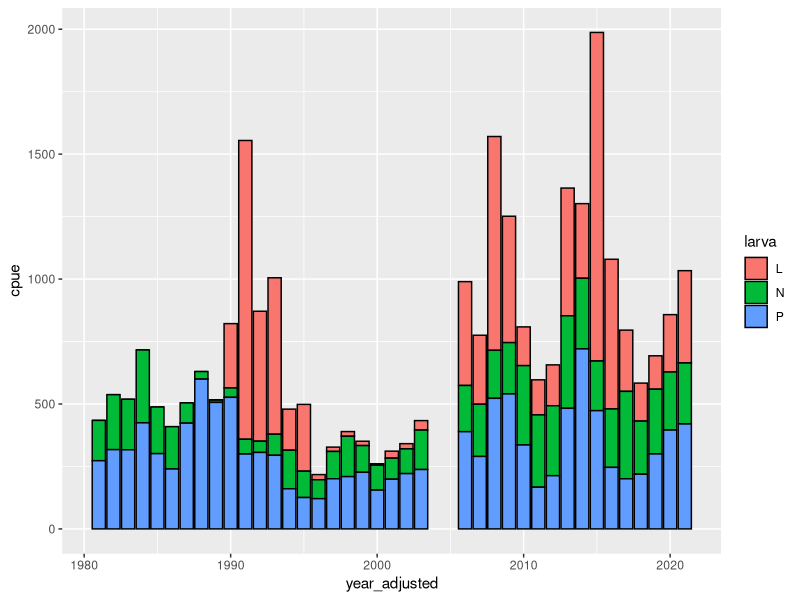
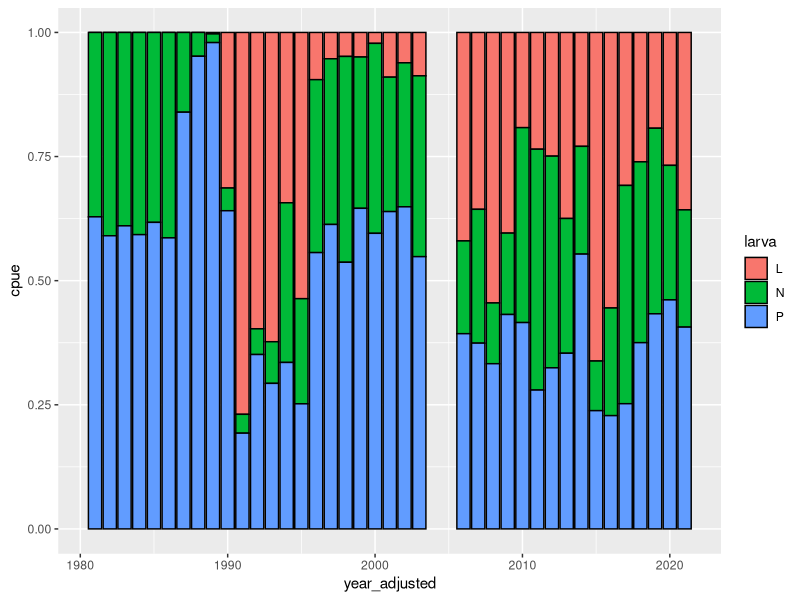
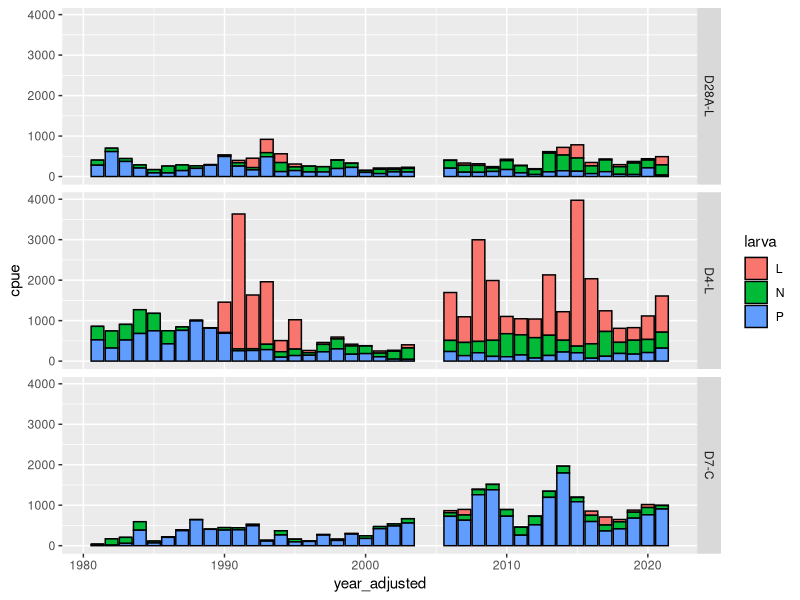
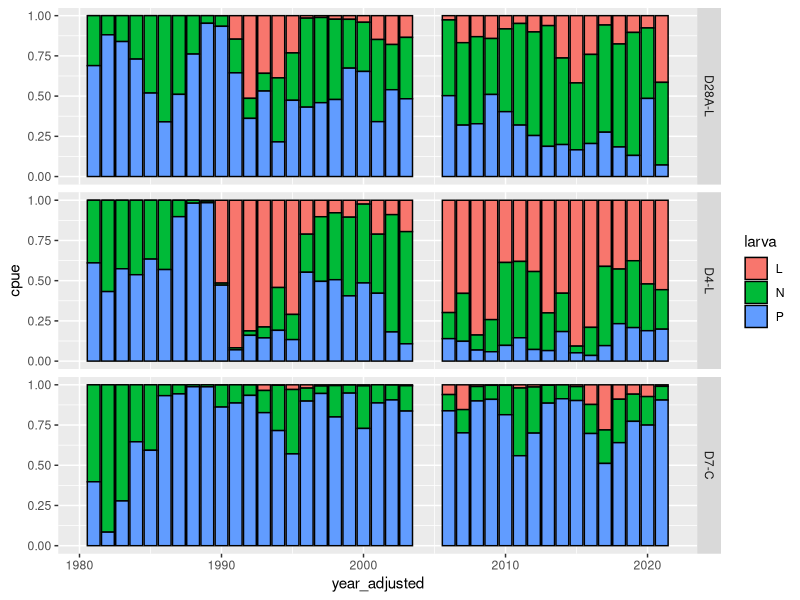
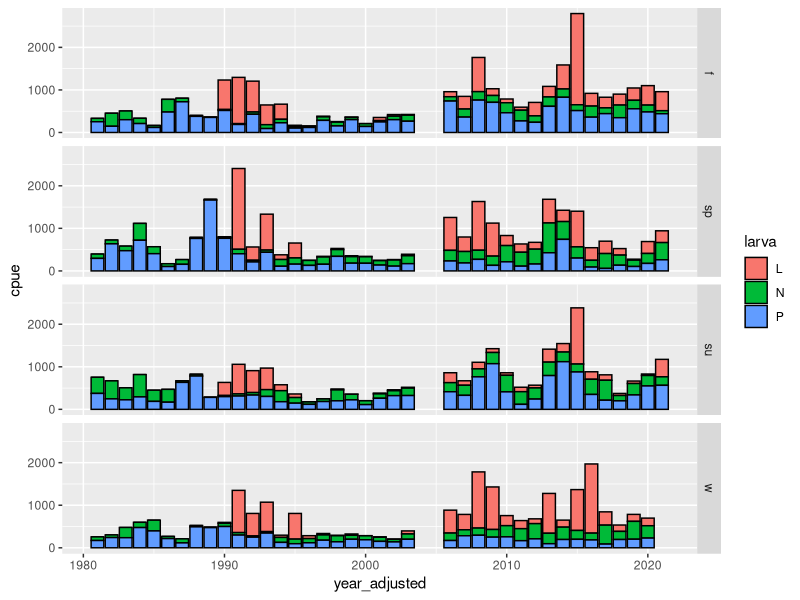
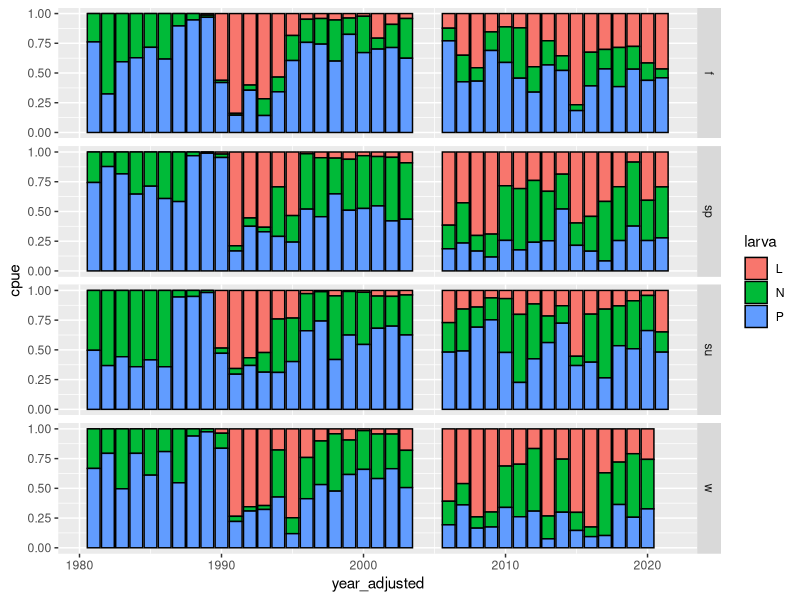
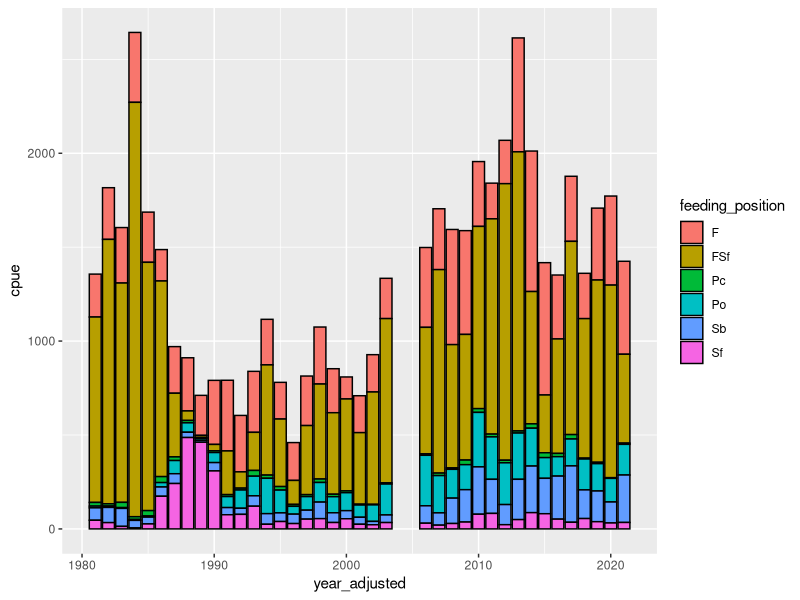
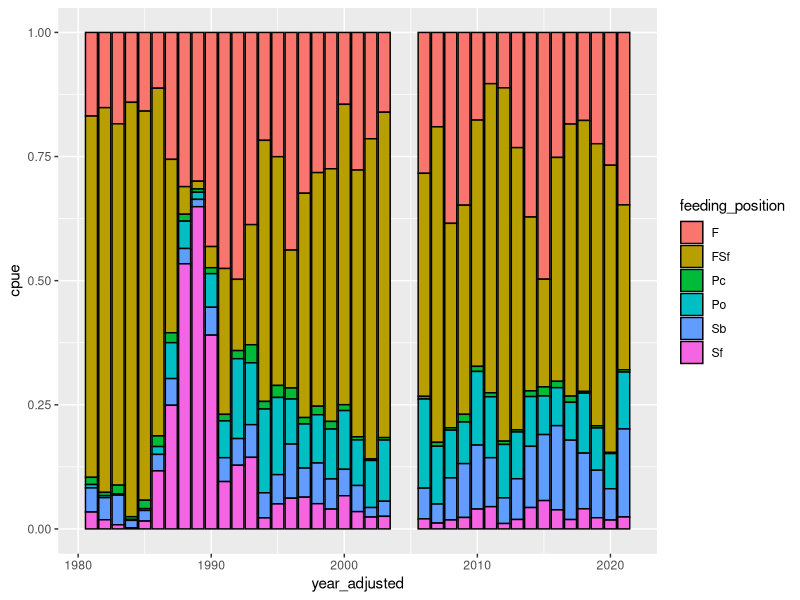

Reproduce these figures in R, in order. (Note: this script raises an error after producing the figures.)
#Drought traits project
#Benthic invertebrates
#distribution of traits through time
#Leela Dixit

#packages----
install.packages("tidyverse")
library(tidyverse)


#read in data----

#three taxa that are not IDed below family level
high_taxa <- c(1090, 1270, 1290 )

#three new taxa that don't have size data yet
new_taxa <- c(4740, 5130, 6565)

#abundances for the common 10 stn taxa by station and month (n = 66)
abund10stn <- read_csv("./benthic/data_output/benthic_common10_abundances_by_station.csv") %>% 
  #drop the three taxa that are not IDed below family level
  filter(!(organism_code %in% high_taxa) & !(organism_code %in% new_taxa))

#trait data for the common 10 stn taxa
#mostly just origin and size data but also more trait data for the 14 dominant taxa
traits <- read_csv("./benthic/data_output/benthic_common10_by_stn_trait_data_filled_06162025.csv") %>% 
  glimpse()

#categorical salinity data
sal <- read_csv("./benthic/data_output/psu_categories_stn_yr.csv")

#format trait data----

#only keep planktonic larvae and trophic habit info
traits_pt <- traits %>%
  select(prop_d28, prop_d4, prop_d7,
         organism_code,
         native,
         target_taxon_name,
         trait,
         trait_value) %>%
  #only keeping larva and trophic habit trait data
  filter(trait %in% c("larva", "feeding_position")) %>%
  #pivot trait values so they each have their own column
  pivot_wider(names_from = trait,
              values_from = trait_value)

#format abundance data and summarize it by trait data---------

#add season column
abund10stn_seas <- abund10stn %>% 
  mutate(
    #add season column
    season = as.factor(
      case_when(month==12 | month==1 | month==2 ~ "w"
                ,month==3 | month==4 | month==5 ~ "sp"
                ,month==6 | month==7 | month==8 ~ "su"
                ,month==9 | month==10 | month==11 ~ "f"
      )),.after = month) %>% 
  glimpse()

#join trait data to abundance data
abund_trait <- abund10stn_seas %>% 
  left_join(traits_pt) %>% 
  glimpse()

#trait/abund data without clams

clam <- c("6730","6890")

abund_trait_noclam <- abund_trait %>% 
  filter(!(organism_code %in% clam))

#with clams: sum CPUE by trait----

#sum station by larva
abund_trait_disp <- abund_trait %>% 
  #sum cpue within station by larva
  group_by(station_code,year_adjusted, season, larva) %>% 
  summarise(cpue = (mean_cpue),.groups ='drop') %>% 
  glimpse()

#sum station by trophic habit
abund_trait_tro <- abund_trait %>%
  #sum cpue within station by trophic habit
  group_by(station_code,year_adjusted, season, feeding_position) %>% 
  summarise(cpue = (mean_cpue),.groups ='drop') %>% 
  glimpse()

#sum station by larva and trophic habit
abund_trait_disp_tro <- abund_trait %>% 
  #sum cpue within station by larva and trophic habit
  group_by(station_code,year_adjusted, season, larva, feeding_position) %>% 
  summarise(cpue = (mean_cpue),.groups ='drop') %>% 
  glimpse()

#sum station by larva, th, and origin
abund_trait_disp_tro_orig <- abund_trait %>% 
  #sum cpue within station by larva, th, and origin
  group_by(station_code,year_adjusted, season, native, larva, feeding_position) %>% 
  summarise(cpue = (mean_cpue),.groups ='drop') %>% 
  glimpse()


#mean CPUE at different time scales per trait----

#larva
#sum by year and station for larva
abund_trait_disp_stn_yr <- abund_trait_disp %>% 
  group_by(station_code,year_adjusted, larva) %>% 
  summarise(cpue = mean(cpue),.groups ='drop') %>% 
  glimpse()

#sum by year and season for larva
abund_trait_disp_seas_yr <- abund_trait_disp %>% 
  group_by(year_adjusted, season, larva) %>% 
  summarise(cpue = mean(cpue),.groups ='drop') %>% 
  glimpse()

#summarize by year for larva
abund_trait_disp_yr <- abund_trait_disp %>% 
  group_by(year_adjusted, larva) %>% 
  summarise(cpue = mean(cpue),.groups ='drop') %>% 
  glimpse()

#trophic habit
#sum by year and station for trophic habit
abund_trait_tro_stn_yr <- abund_trait_tro %>% 
  group_by(station_code,year_adjusted, feeding_position) %>% 
  summarise(cpue = mean(cpue),.groups ='drop') %>% 
  glimpse()

#sum by year and season for trophic habit
abund_trait_tro_seas_yr <- abund_trait_tro %>% 
  group_by(year_adjusted, season, feeding_position) %>% 
  summarise(cpue = mean(cpue),.groups ='drop') %>% 
  glimpse()

#summarize by year for trophic habit
abund_trait_tro_yr <- abund_trait_tro %>% 
  group_by(year_adjusted, feeding_position) %>% 
  summarise(cpue = mean(cpue),.groups ='drop') %>% 
  glimpse()

#mean CPUE at different time scales by combo traits----

#larva and trophic habit
#summarize by year and station
abund_trait_disp_tro_stn_yr <- abund_trait_disp_tro %>% 
  group_by(station_code,year_adjusted, larva, feeding_position) %>% 
  summarise(cpue = mean(cpue),.groups ='drop') %>% 
  glimpse()

#summarize by year and season
abund_trait_disp_tro_seas_yr <- abund_trait_disp_tro %>% 
  group_by(year_adjusted, season, larva, feeding_position) %>% 
  summarise(cpue = mean(cpue),.groups ='drop') %>% 
  glimpse()

#summarize by year
abund_trait_disp_tro_yr <- abund_trait_disp_tro %>% 
  group_by(year_adjusted, larva, feeding_position) %>% 
  summarise(cpue = mean(cpue),.groups ='drop') %>% 
  glimpse()

#larva and origin
#summarize by year and station
abund_trait_disp_orig_stn_yr <- abund_trait_disp_tro_orig %>% 
  group_by(station_code,year_adjusted, native, larva) %>% 
  summarise(cpue = mean(cpue),.groups ='drop') %>% 
  glimpse()

#summarize by year and season
abund_trait_disp_orig_seas_yr <- abund_trait_disp_tro_orig %>% 
  group_by(year_adjusted, season, larva, native) %>% 
  summarise(cpue = mean(cpue),.groups ='drop') %>% 
  glimpse()

#summarize by year
abund_trait_disp_orig_yr <- abund_trait_disp_tro_orig %>% 
  group_by(year_adjusted, larva, native) %>% 
  summarise(cpue = mean(cpue),.groups ='drop') %>% 
  glimpse()

#trophic habit and origin
#summarize by year and station
abund_trait_tro_orig_stn_yr <- abund_trait_disp_tro_orig %>% 
  group_by(station_code,year_adjusted, native, feeding_position) %>% 
  summarise(cpue = mean(cpue),.groups ='drop') %>% 
  glimpse()

#summarize by year and season
abund_trait_tro_orig_seas_yr <- abund_trait_disp_tro_orig %>% 
  group_by(year_adjusted, season, feeding_position, native) %>% 
  summarise(cpue = mean(cpue),.groups ='drop') %>% 
  glimpse()

#summarize by year
abund_trait_tro_orig_yr <- abund_trait_disp_tro_orig %>% 
  group_by(year_adjusted, feeding_position, native) %>% 
  summarise(cpue = mean(cpue),.groups ='drop') %>% 
  glimpse()

#larva plots----

#absolute abundance stacked bar plot by year
(plot_abund_disp_yr_abs <- ggplot(abund_trait_disp_yr, aes(x = year_adjusted, y = cpue, fill = larva))+
   geom_bar(stat = "identity", color = "black"))

#relative abundance stacked bar plot by year
(plot_abund_disp_yr_rel <- ggplot(abund_trait_disp_yr, aes(x = year_adjusted, y = cpue, fill = larva))+
    geom_bar(stat = "identity", position = "fill", color = "black"))

#very sharp increase in planktonic larva after introduction of clams, but surprising to see it drop pretty quickly

#absolute abundance stacked bar plot by station and year
(plot_abund_disp_stn_yr_abs <- ggplot(abund_trait_disp_stn_yr, aes(x = year_adjusted, y = cpue, fill = larva))+
    geom_bar(stat = "identity", color = "black")+
    facet_grid(station_code~.))
#D7 has most planktonic larva, makes sense with clams

#relative abundance stacked bar plot by station and year
(plot_abund_disp_stn_yr_rel <- ggplot(abund_trait_disp_stn_yr, aes(x = year_adjusted, y = cpue, fill = larva))+
    geom_bar(stat = "identity", position = "fill", color = "black")+
    facet_grid(station_code~.))
#increase in P in all, but drops in all but D7

#absolute abundance stacked bar plot by season and year
(plot_abund_disp_seas_yr_abs <- ggplot(abund_trait_disp_seas_yr, aes(x = year_adjusted, y = cpue, fill = larva))+
    geom_bar(stat = "identity", color = "black")+
    facet_grid(season~.))

#relative abundance stacked bar plot by season and year
(plot_abund_disp_seas_yr_rel <- ggplot(abund_trait_disp_seas_yr, aes(x = year_adjusted, y = cpue, fill = larva))+
    geom_bar(stat = "identity", position = "fill", color = "black")+
    facet_grid(season~.))


#trophic habit plots----

#absolute abundance stacked bar plot by year
(plot_abund_tro_yr_abs <- ggplot(abund_trait_tro_yr, aes(x = year_adjusted, y = cpue, fill = feeding_position))+
   geom_bar(stat = "identity", color = "black"))

#relative abundance stacked bar plot by year
(plot_abund_tro_yr_rel <- ggplot(abund_trait_tro_yr, aes(x = year_adjusted, y = cpue, fill = feeding_position))+
    geom_bar(stat = "identity", position = "fill", color = "black"))

#filter feeders boom with clams, but decrease over time. looks like their introduction allowed shredders to come into the system

#absolute abundance stacked bar plot by station and year
(plot_abund_tro_stn_yr_abs <- ggplot(abund_trait_tro_stn_yr, aes(x = year_adjusted, y = cpue, fill = feeding_position))+
    geom_bar(stat = "identity", color = "black")+
    facet_grid(station_code~.))

#relative abundance stacked bar plot by station and year
(plot_abund_tro_stn_yr_rel <- ggplot(abund_trait_tro_stn_yr, aes(x = year_adjusted, y = cpue, fill = feeding_position))+
    geom_bar(stat = "identity", position = "fill", color = "black")+
    facet_grid(station_code~.))

#shredders are mostly in D4 and D28...

#absolute abundance stacked bar plot by season and year
(plot_abund_tro_seas_yr_abs <- ggplot(abund_trait_tro_seas_yr, aes(x = year_adjusted, y = cpue, fill = feeding_position))+
    geom_bar(stat = "identity", color = "black")+
    facet_grid(season~.))

#relative abundance stacked bar plot by season and year
(plot_abund_tro_seas_yr_rel <- ggplot(abund_trait_tro_seas_yr, aes(x = year_adjusted, y = cpue, fill = feeding_position))+
    geom_bar(stat = "identity", position = "fill", color = "black")+
    facet_grid(season~.))

#combo plots----

#trophic habit and larva
#absolute abundance stacked bar plot by year
(plot_abund_disp_tro_yr_abs <- ggplot(abund_trait_disp_tro_yr, aes(x = year_adjusted, y = cpue, fill = feeding_position))+
   geom_bar(stat = "identity", color = "black")+
   facet_grid(larva~.))

#relative abundance stacked bar plot by year
(plot_abund_disp_tro_yr_rel <- ggplot(abund_trait_disp_tro_yr, aes(x = year_adjusted, y = cpue, fill = feeding_position))+
    geom_bar(stat = "identity", position = "fill", color = "black")+
    facet_grid(larva~.))

#absolute abundance stacked bar plot by station and year
(plot_abund_disp_tro_stn_yr_abs <- ggplot(abund_trait_disp_tro_stn_yr, aes(x = year_adjusted, y = cpue, fill = feeding_position))+
   geom_bar(stat = "identity", color = "black")+
   facet_grid(station_code~larva))

#relative abundance stacked bar plot by station and year
(plot_abund_disp_tro_stn_yr_rel <- ggplot(abund_trait_disp_tro_stn_yr, aes(x = year_adjusted, y = cpue, fill = feeding_position))+
    geom_bar(stat = "identity", position = "fill", color = "black")+
    facet_grid(station_code~larva))

#absolute abundance stacked bar plot by season and year
(plot_abund_disp_tro_seas_yr_abs <- ggplot(abund_trait_disp_tro_seas_yr, aes(x = year_adjusted, y = cpue, fill = larva))+
    geom_bar(stat = "identity", color = "black")+
    facet_grid(season~feeding_position))

#relative abundance stacked bar plot by season and year
(plot_abund_disp_tro_seas_yr_rel <- ggplot(abund_trait_disp_tro_seas_yr, aes(x = year_adjusted, y = cpue, fill = feeding_position))+
    geom_bar(stat = "identity", position = "fill", color = "black")+
    facet_grid(season~larva))

#trophic habit and origin
#absolute abundance stacked bar plot by year
(plot_abund_tro_orig_yr_abs <- ggplot(abund_trait_tro_orig_yr, aes(x = year_adjusted, y = cpue, fill = feeding_position))+
    geom_bar(stat = "identity", color = "black")+
    facet_grid(native~.))

#relative abundance stacked bar plot by year
(plot_abund_tro_orig_yr_rel <- ggplot(abund_trait_tro_orig_yr, aes(x = year_adjusted, y = cpue, fill = feeding_position))+
    geom_bar(stat = "identity", position = "fill", color = "black")+
    facet_grid(native~.))

#absolute abundance stacked bar plot by station and year
(plot_abund_tro_orig_stn_yr_abs <- ggplot(abund_trait_tro_orig_stn_yr, aes(x = year_adjusted, y = cpue, fill = feeding_position))+
    geom_bar(stat = "identity", color = "black")+
    facet_grid(station_code~native))

#relative abundance stacked bar plot by station and year
(plot_abund_tro_orig_stn_yr_rel <- ggplot(abund_trait_tro_orig_stn_yr, aes(x = year_adjusted, y = cpue, fill = feeding_position))+
    geom_bar(stat = "identity", position = "fill", color = "black")+
    facet_grid(station_code~native))

#absolute abundance stacked bar plot by season and year
(plot_abund_tro_orig_seas_yr_abs <- ggplot(abund_trait_tro_orig_seas_yr, aes(x = year_adjusted, y = cpue, fill = feeding_position))+
    geom_bar(stat = "identity", color = "black")+
    facet_grid(season~native))

#relative abundance stacked bar plot by season and year
(plot_abund_tro_orig_seas_yr_rel <- ggplot(abund_trait_tro_orig_seas_yr, aes(x = year_adjusted, y = cpue, fill = feeding_position))+
    geom_bar(stat = "identity", position = "fill", color = "black")+
    facet_grid(season~native))

#larva and origin
#absolute abundance stacked bar plot by year
(plot_abund_disp_orig_yr_abs <- ggplot(abund_trait_disp_orig_yr, aes(x = year_adjusted, y = cpue, fill = larva))+
    geom_bar(stat = "identity", color = "black")+
    facet_grid(native~.))

#relative abundance stacked bar plot by year
(plot_abund_disp_orig_yr_rel <- ggplot(abund_trait_disp_orig_yr, aes(x = year_adjusted, y = cpue, fill = larva))+
    geom_bar(stat = "identity", position = "fill", color = "black")+
    facet_grid(native~.))

#absolute abundance stacked bar plot by station and year
(plot_abund_disp_orig_stn_yr_abs <- ggplot(abund_trait_disp_orig_stn_yr, aes(x = year_adjusted, y = cpue, fill = larva))+
    geom_bar(stat = "identity", color = "black")+
    facet_grid(station_code~native))

#relative abundance stacked bar plot by station and year
(plot_abund_disp_orig_stn_yr_rel <- ggplot(abund_trait_disp_orig_stn_yr, aes(x = year_adjusted, y = cpue, fill = larva))+
    geom_bar(stat = "identity", position = "fill", color = "black")+
    facet_grid(station_code~native))

#absolute abundance stacked bar plot by season and year
(plot_abund_disp_orig_seas_yr_abs <- ggplot(abund_trait_disp_orig_seas_yr, aes(x = year_adjusted, y = cpue, fill = larva))+
    geom_bar(stat = "identity", color = "black")+
    facet_grid(season~native))

#relative abundance stacked bar plot by season and year
(plot_abund_disp_orig_seas_yr_rel <- ggplot(abund_trait_disp_orig_seas_yr, aes(x = year_adjusted, y = cpue, fill = larva))+
    geom_bar(stat = "identity", position = "fill", color = "black")+
    facet_grid(season~native))


#no clams: sum CPUE by trait----

#sum station by larva
abund_trait_noclam_disp <- abund_trait_noclam %>%
  #sum cpue within station by origin
  group_by(station_code,year_adjusted, season, larva) %>% 
  summarise(cpue = (mean_cpue),.groups ='drop') %>% 
  glimpse()

#sum station by trophic habit
abund_trait_noclam_tro <- abund_trait_noclam %>%
  #sum cpue within station by origin
  group_by(station_code,year_adjusted, season, feeding_position) %>% 
  summarise(cpue = (mean_cpue),.groups ='drop') %>% 
  glimpse()

#summarize station data by larva, trophic habit, origin
abund_trait_noclam_disp_tro_orig <- abund_trait_noclam %>% 
  #sum cpue within station by origin, larva, trophic habit
  group_by(station_code,year_adjusted, season, native, larva, feeding_position) %>% 
  summarise(cpue = (mean_cpue),.groups ='drop') %>% 
  glimpse()

#no clams: mean CPUE by different time scales per trait----

#larva
#summarize by year and station for larva
abund_trait_noclam_disp_stn_yr <- abund_trait_noclam_disp %>% 
  group_by(station_code,year_adjusted, larva) %>% 
  summarise(cpue = mean(cpue),.groups ='drop') %>% 
  glimpse()

#summarize by year and season for larva
abund_trait_noclam_disp_seas_yr <- abund_trait_noclam_disp %>% 
  group_by(year_adjusted, season, larva) %>% 
  summarise(cpue = mean(cpue),.groups ='drop') %>% 
  glimpse()

#summarize by year for larva
abund_trait_noclam_disp_yr <- abund_trait_noclam_disp %>% 
  group_by(year_adjusted, larva) %>% 
  summarise(cpue = mean(cpue),.groups ='drop') %>% 
  glimpse()

#trophic habit
#summarize by year and station for trophic habit
abund_trait_noclam_tro_stn_yr <- abund_trait_noclam_tro %>% 
  group_by(station_code,year_adjusted, feeding_position) %>% 
  summarise(cpue = mean(cpue),.groups ='drop') %>% 
  glimpse()

#summarize by year and season for trophic habit
abund_trait_noclam_tro_seas_yr <- abund_trait_noclam_tro %>% 
  group_by(year_adjusted, season, feeding_position) %>% 
  summarise(cpue = mean(cpue),.groups ='drop') %>% 
  glimpse()

#summarize by year for trophic habit
abund_trait_noclam_tro_yr <- abund_trait_noclam_tro %>% 
  group_by(year_adjusted, feeding_position) %>% 
  summarise(cpue = mean(cpue),.groups ='drop') %>% 
  glimpse()


#no clams: mean CPUE by different time scales by combo trait----

#larva and trophic habit
#summarize by year and station
abund_trait_noclam_disp_tro_stn_yr <- abund_trait_noclam_disp_tro_orig %>% 
  group_by(station_code,year_adjusted, larva, feeding_position) %>% 
  summarise(cpue = mean(cpue),.groups ='drop') %>% 
  glimpse()

#summarize by year and season
abund_trait_noclam_disp_tro_seas_yr <- abund_trait_noclam_disp_tro_orig %>% 
  group_by(year_adjusted, season, larva, feeding_position) %>% 
  summarise(cpue = mean(cpue),.groups ='drop') %>% 
  glimpse()

#summarize by year
abund_trait_noclam_disp_tro_yr <- abund_trait_noclam_disp_tro_orig %>% 
  group_by(year_adjusted, larva, feeding_position) %>% 
  summarise(cpue = mean(cpue),.groups ='drop') %>% 
  glimpse()

#larva and origin
#summarize by year and station
abund_trait_noclam_disp_orig_stn_yr <- abund_trait_noclam_disp_tro_orig %>% 
  group_by(station_code,year_adjusted, larva, native) %>% 
  summarise(cpue = mean(cpue),.groups ='drop') %>% 
  glimpse()

#summarize by year and season
abund_trait_noclam_disp_orig_seas_yr <- abund_trait_noclam_disp_tro_orig %>% 
  group_by(year_adjusted, season, larva, native) %>% 
  summarise(cpue = mean(cpue),.groups ='drop') %>% 
  glimpse()

#summarize by year
abund_trait_noclam_disp_orig_yr <- abund_trait_noclam_disp_tro_orig %>% 
  group_by(year_adjusted, larva, native) %>% 
  summarise(cpue = mean(cpue),.groups ='drop') %>% 
  glimpse()

#trophic habit and origin
#summarize by year and station
abund_trait_noclam_tro_orig_stn_yr <- abund_trait_noclam_disp_tro_orig %>% 
  group_by(station_code,year_adjusted, native, feeding_position) %>% 
  summarise(cpue = mean(cpue),.groups ='drop') %>% 
  glimpse()

#summarize by year and season
abund_trait_noclam_tro_orig_seas_yr <- abund_trait_noclam_disp_tro_orig %>% 
  group_by(year_adjusted, season, native, feeding_position) %>% 
  summarise(cpue = mean(cpue),.groups ='drop') %>% 
  glimpse()

#summarize by year
abund_trait_noclam_tro_orig_yr <- abund_trait_noclam_disp_tro_orig %>% 
  group_by(year_adjusted, native, feeding_position) %>% 
  summarise(cpue = mean(cpue),.groups ='drop') %>% 
  glimpse()


#no clam: larva plot----

#absolute abundance stacked bar plot by year
(plot_abund_noclam_disp_yr_abs <- ggplot(abund_trait_noclam_disp_yr, aes(x = year_adjusted, y = cpue, fill = larva))+
   geom_bar(stat = "identity", color = "black"))

#relative abundance stacked bar plot by year
(plot_abund_noclam_disp_yr_rel <- ggplot(abund_trait_noclam_disp_yr, aes(x = year_adjusted, y = cpue, fill = larva))+
    geom_bar(stat = "identity", position = "fill", color = "black"))

#absolute abundance stacked bar plot by station and year
(plot_abund_noclam_disp_stn_yr_abs <- ggplot(abund_trait_noclam_disp_stn_yr, aes(x = year_adjusted, y = cpue, fill = larva))+
    geom_bar(stat = "identity", color = "black")+
    facet_grid(station_code~.))

#relative abundance stacked bar plot by station and year
(plot_abund_noclam_disp_stn_yr_rel <- ggplot(abund_trait_noclam_disp_stn_yr, aes(x = year_adjusted, y = cpue, fill = larva))+
    geom_bar(stat = "identity", position = "fill", color = "black")+
    facet_grid(station_code~.))

#absolute abundance stacked bar plot by season and year
(plot_abund_noclam_disp_seas_yr_abs <- ggplot(abund_trait_noclam_disp_seas_yr, aes(x = year_adjusted, y = cpue, fill = larva))+
    geom_bar(stat = "identity", color = "black")+
    facet_grid(season~.))

#relative abundance stacked bar plot by season and year
(plot_abund_noclam_disp_seas_yr_rel <- ggplot(abund_trait_noclam_disp_seas_yr, aes(x = year_adjusted, y = cpue, fill = larva))+
    geom_bar(stat = "identity", position = "fill", color = "black")+
    facet_grid(season~.))


#no clam: trophic habit plot----
#absolute abundance stacked bar plot by year
(plot_abund_noclam_tro_yr_abs <- ggplot(abund_trait_noclam_tro_yr, aes(x = year_adjusted, y = cpue, fill = feeding_position))+
   geom_bar(stat = "identity", color = "black"))

#relative abundance stacked bar plot by year
(plot_abund_noclam_tro_yr_rel <- ggplot(abund_trait_noclam_tro_yr, aes(x = year_adjusted, y = cpue, fill = feeding_position))+
    geom_bar(stat = "identity", position = "fill", color = "black"))


#absolute abundance stacked bar plot by station and year
(plot_abund_noclam_tro_stn_yr_abs <- ggplot(abund_trait_noclam_tro_stn_yr, aes(x = year_adjusted, y = cpue, fill = feeding_position))+
    geom_bar(stat = "identity", color = "black")+
    facet_grid(station_code~.))

#relative abundance stacked bar plot by station and year
(plot_abund_noclam_tro_stn_yr_rel <- ggplot(abund_trait_noclam_tro_stn_yr, aes(x = year_adjusted, y = cpue, fill = feeding_position))+
    geom_bar(stat = "identity", position = "fill", color = "black")+
    facet_grid(station_code~.))

#absolute abundance stacked bar plot by season and year
(plot_abund_noclam_tro_seas_yr_abs <- ggplot(abund_trait_noclam_tro_seas_yr, aes(x = year_adjusted, y = cpue, fill = feeding_position))+
    geom_bar(stat = "identity", color = "black")+
    facet_grid(season~.))

#relative abundance stacked bar plot by season and year
(plot_abund_noclam_tro_seas_yr_rel <- ggplot(abund_trait_noclam_tro_seas_yr, aes(x = year_adjusted, y = cpue, fill = feeding_position))+
    geom_bar(stat = "identity", position = "fill", color = "black")+
    facet_grid(season~.))

#no clam: combo plots----

#trophic habit and larva
#absolute abundance stacked bar plot by year
(plot_abund_noclam_disp_tro_yr_abs <- ggplot(abund_trait_noclam_disp_tro_yr, aes(x = year_adjusted, y = cpue, fill = feeding_position))+
   geom_bar(stat = "identity", color = "black")+
   facet_grid(larva~.))

#relative abundance stacked bar plot by year
(plot_abund_noclam_disp_tro_yr_rel <- ggplot(abund_trait_noclam_disp_tro_yr, aes(x = year_adjusted, y = cpue, fill = feeding_position))+
    geom_bar(stat = "identity", position = "fill", color = "black")+
    facet_grid(larva~.))

#absolute abundance stacked bar plot by station and year
(plot_abund_noclam_disp_tro_stn_yr_abs <- ggplot(abund_trait_noclam_disp_tro_stn_yr, aes(x = year_adjusted, y = cpue, fill = feeding_position))+
    geom_bar(stat = "identity", color = "black")+
    facet_grid(station_code~larva))

#relative abundance stacked bar plot by station and year
(plot_abund_noclam_disp_tro_stn_yr_rel <- ggplot(abund_trait_noclam_disp_tro_stn_yr, aes(x = year_adjusted, y = cpue, fill = feeding_position))+
    geom_bar(stat = "identity", position = "fill", color = "black")+
    facet_grid(station_code~larva))

#absolute abundance stacked bar plot by season and year
(plot_abund_noclam_disp_tro_seas_yr_abs <- ggplot(abund_trait_noclam_disp_tro_seas_yr, aes(x = year_adjusted, y = cpue, fill = feeding_position))+
    geom_bar(stat = "identity", color = "black")+
    facet_grid(season~larva))

#relative abundance stacked bar plot by season and year
(plot_abund_noclam_disp_tro_seas_yr_rel <- ggplot(abund_trait_noclam_disp_tro_seas_yr, aes(x = year_adjusted, y = cpue, fill = feeding_position))+
    geom_bar(stat = "identity", position = "fill", color = "black")+
    facet_grid(season~larva))

#trophic habit and origin
#absolute abundance stacked bar plot by year
(plot_abund_noclam_tro_orig_yr_abs <- ggplot(abund_trait_noclam_tro_orig_yr, aes(x = year_adjusted, y = cpue, fill = feeding_position))+
    geom_bar(stat = "identity", color = "black")+
    facet_grid(native~.))

#relative abundance stacked bar plot by year
(plot_abund_noclam_tro_orig_yr_rel <- ggplot(abund_trait_noclam_tro_orig_yr, aes(x = year_adjusted, y = cpue, fill = feeding_position))+
    geom_bar(stat = "identity", position = "fill", color = "black")+
    facet_grid(native~.))

#absolute abundance stacked bar plot by station and year
(plot_abund_noclam_tro_orig_stn_yr_abs <- ggplot(abund_trait_noclam_tro_orig_stn_yr, aes(x = year_adjusted, y = cpue, fill = feeding_position))+
    geom_bar(stat = "identity", color = "black")+
    facet_grid(station_code~native))

#relative abundance stacked bar plot by station and year
(plot_abund_noclam_tro_orig_stn_yr_rel <- ggplot(abund_trait_noclam_tro_orig_stn_yr, aes(x = year_adjusted, y = cpue, fill = feeding_position))+
    geom_bar(stat = "identity", position = "fill", color = "black")+
    facet_grid(station_code~native))

#absolute abundance stacked bar plot by season and year
(plot_abund_noclam_tro_orig_seas_yr_abs <- ggplot(abund_trait_noclam_tro_orig_seas_yr, aes(x = year_adjusted, y = cpue, fill = feeding_position))+
    geom_bar(stat = "identity", color = "black")+
    facet_grid(season~native))

#relative abundance stacked bar plot by season and year
(plot_abund_noclam_disp_tro_seas_yr_rel <- ggplot(abund_trait_noclam_tro_orig_seas_yr, aes(x = year_adjusted, y = cpue, fill = feeding_position))+
    geom_bar(stat = "identity", position = "fill", color = "black")+
    facet_grid(season~native))

#larva and origin
#absolute abundance stacked bar plot by year
(plot_abund_noclam_disp_orig_yr_abs <- ggplot(abund_trait_noclam_disp_orig_yr, aes(x = year_adjusted, y = cpue, fill = larva))+
    geom_bar(stat = "identity", color = "black")+
    facet_grid(native~.))

#relative abundance stacked bar plot by year
(plot_abund_noclam_disp_orig_yr_rel <- ggplot(abund_trait_noclam_disp_orig_yr, aes(x = year_adjusted, y = cpue, fill = larva))+
    geom_bar(stat = "identity", position = "fill", color = "black")+
    facet_grid(native~.))

#absolute abundance stacked bar plot by station and year
(plot_abund_noclam_disp_orig_stn_yr_abs <- ggplot(abund_trait_noclam_disp_orig_stn_yr, aes(x = year_adjusted, y = cpue, fill = larva))+
    geom_bar(stat = "identity", color = "black")+
    facet_grid(station_code~native))

#relative abundance stacked bar plot by station and year
(plot_abund_noclam_disp_orig_stn_yr_rel <- ggplot(abund_trait_noclam_disp_orig_stn_yr, aes(x = year_adjusted, y = cpue, fill = larva))+
    geom_bar(stat = "identity", position = "fill", color = "black")+
    facet_grid(station_code~native))

#absolute abundance stacked bar plot by season and year
(plot_abund_noclam_disp_orig_seas_yr_abs <- ggplot(abund_trait_noclam_disp_orig_seas_yr, aes(x = year_adjusted, y = cpue, fill = larva))+
    geom_bar(stat = "identity", color = "black")+
    facet_grid(season~native))

#relative abundance stacked bar plot by season and year
(plot_abund_noclam_disp_orig_seas_yr_rel <- ggplot(abund_trait_noclam_disp_orig_seas_yr, aes(x = year_adjusted, y = cpue, fill = larva))+
    geom_bar(stat = "identity", position = "fill", color = "black")+
    facet_grid(season~native))


#Plots of proportion of organisms with planktonic larvae vs total organisms---------------
#inspired by Nichols and Thompson 1985


#create df that calculates proportion of organisms with planktonic larvae
abund_trait_sample_sum_plank <- abund_trait %>% 
  group_by(sample_date,station_code,larva) %>% 
  summarize(total_cpue = sum(mean_cpue)) %>% 
  #convert long to wide
  pivot_wider(names_from = larva, values_from = total_cpue) %>% 
  #calculate proportion
  mutate(plankton_prop = P/(N+P)
         ,total_ct = N + P
         )
  
#plot data
(plot_plankton_prop <- ggplot(abund_trait_sample_sum_plank, aes(x = total_ct, y = plankton_prop))+
    geom_point()+
    facet_grid("station_code")
  )

#Plots of proportion of organisms with planktonic larvae (except clams) vs total clams---------------


#create df that calculates proportion of organisms with planktonic larvae
abund_trait_sample_sum_plank_no_clam <- abund_trait_noclam %>% 
  group_by(sample_date,station_code,larva) %>% 
  summarize(total_cpue = sum(mean_cpue)) %>% 
  #convert long to wide
  pivot_wider(names_from = larva, values_from = total_cpue) %>% 
  #calculate proportion
  mutate(plankton_prop = P/(N+P)
         ,total_ct = N + P
  )

#create df that calculates total clams by sample
abund_trait_sample_sum_clams <- abund_trait %>% 
  filter(organism_code %in% clam) %>% 
  group_by(sample_date,station_code) %>% 
  summarize(clam_cpue = sum(mean_cpue))

#combine prop plankton and total clams dfs
plank_clam <- abund_trait_sample_sum_plank_no_clam %>% 
  left_join(abund_trait_sample_sum_clams)

#plot count data
# (plot_plankton_ct_noclam <- ggplot(plank_clam, aes(x = clam_cpue, y = total_ct))+
#     geom_point()+
#     facet_grid("station_code")
# )
#prop plot below is better

#plot count data
# (plot_plankton_count_noclam <- ggplot(plank_clam, aes(x = clam_cpue, y = P))+
#     geom_point()+
#     facet_grid("station_code")
# )
#because of outliers it is just harder to see pattern compared to looking at prop plot below

#plot prop data
(plot_plankton_prop_noclam <- ggplot(plank_clam, aes(x = clam_cpue, y = plankton_prop))+
    geom_point()+
    facet_grid("station_code")
)
#plot makes sense but I wonder if ALL organisms (regardless of traits) are at low abundance when clams are high

#plot non-clam cpue vs clam cpue
(plot_total_organisms_noclam <- ggplot(plank_clam, aes(x = clam_cpue, y = total_ct))+
    geom_point()+
    facet_grid("station_code")
)
#yes, at high clam densities everything else is low regardless of traits

#Plots of proportion of organisms (except clams) in different feeding habits vs total clams---------------

#create df that calculates proportion of organisms that filter feed
abund_trait_sample_sum_filter_no_clam <- abund_trait_noclam %>% 
  group_by(sample_date,station_code,feeding_position) %>% 
  summarize(total_cpue = sum(mean_cpue)) %>% 
  #convert long to wide
  pivot_wider(names_from = feeding_position, values_from = total_cpue) %>%   
  #calculate proportion
  mutate(total_cpue = sum(across(C:S),na.rm = T)
         ,filter_prop = F/total_cpue
  )

#combine prop filter and total clams dfs
filter_clam <- abund_trait_sample_sum_filter_no_clam %>% 
  left_join(abund_trait_sample_sum_clams)


#plot filter prop data
(plot_filter_prop_noclam <- ggplot(filter_clam, aes(x = clam_cpue, y = filter_prop))+
    geom_point()+
    facet_grid("station_code")
)
#declines with increasing clams

#plot shredder prop data
(plot_shredder_prop_noclam <- ggplot(filter_clam, aes(x = clam_cpue, y = S/total_cpue))+
    geom_point()+
    facet_grid("station_code")
)
#declines with increasing clams

#plot deposit feeder prop data
(plot_shredder_prop_noclam <- ggplot(filter_clam, aes(x = clam_cpue, y = D/total_cpue))+
    geom_point()+
    facet_grid("station_code")
)
#increases with clams; basically at high densities only deposit feeders coexist with clams

#plot deposit feeder count data
(plot_shredder_count_noclam <- ggplot(filter_clam, aes(x = clam_cpue, y = D))+
    geom_point()+
    facet_grid("station_code")
)
#what are the deposit feeds that remain with high clam abundance (>15,000 clams)?

#Look at the taxa present at very high clam densities-------------

#create dataframe
high_clam <- abund_trait_sample_sum_clams %>% 
  filter(clam_cpue > 15000) 

high_clam_taxa <- abund_trait %>% 
  inner_join(high_clam)  %>% 
  filter(mean_cpue>0 & !(organism_code%in%clam))

#plot high clam abundance vs other organism abundance
(plot_high_clam_taxa <- ggplot(high_clam_taxa, aes(x=clam_cpue, y=mean_cpue))+
    geom_point()+
    facet_wrap("organism_code",scales = "free_y")
  
)
#at high clam abundances (which is really just high Potamocorbula abundances) virtually all other
#are present at fairly low abundances compared to 4550 (amphipod Sinocorophium alienense)

#similar plot but by trophic habitat rather than taxon
(plot_high_clam_th <- ggplot(high_clam_taxa, aes(x=clam_cpue, y=mean_cpue))+
    geom_point()+
    facet_wrap("feeding_position"
               ,scales = "free_y"
               ,ncol = 1
               )
  
)


#community composition by station----
#trait composition by salinity category----

#join trait data with salinity data
trait_sal <- full_join(abund_trait, sal, by= "station_code")

#larva for median salinity categories
(plot_abund_trait_sal <- ggplot(trait_sal, aes(x=pss_median_category, y=mean_cpue, fill=larva))+
  geom_bar(stat="identity")+
  facet_grid(station_code~.)+
  scale_x_discrete(limits=c('fresh', 'very low', 'low', 'brackish', 'very brackish')))

#trophic_habit for median salinity categories
(plot_abund_trait_sal <- ggplot(trait_sal, aes(x=pss_median_category, y=mean_cpue, fill=feeding_position))+
    geom_bar(stat="identity")+
    facet_grid(station_code~.)+
    scale_x_discrete(limits=c('fresh', 'very low', 'low','brackish', 'very brackish')))

(plot_abund_trait_sal <- ggplot(trait_sal, aes(x=pss_median_category, y=mean_cpue, fill=feeding_position))+
    geom_bar(stat="identity", position="fill")+
    scale_x_discrete(limits=c('fresh','very low', 'low','brackish', 'very brackish')))

#larva for mean salinity categories
(plot_abund_trait_sal <- ggplot(trait_sal, aes(x=pss_mean_category, y=mean_cpue, fill=larva))+
    geom_bar(stat="identity", position ="fill")+
    scale_x_discrete(limits=c('fresh', 'very low', 'low', 'brackish', 'very brackish')))

#trophic_habit for mean salinity categories
(plot_abund_trait_sal <- ggplot(trait_sal, aes(x=pss_mean_category, y=mean_cpue, fill=feeding_position))+
    geom_bar(stat="identity", position ="fill")+
    scale_x_discrete(limits=c('fresh', 'very low', 'low', 'brackish', 'very brackish')))
